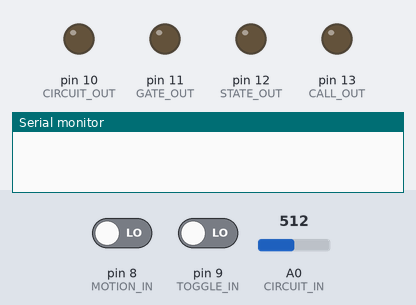
This sketch was run on a simulated Arduino Uno, built with avr-gcc and run on an emulated ATmega328P. Parts: output pins drawn as LEDs (lit = HIGH), the last lines printed to the serial monitor. Dashed ring = blinking. The inputs (shaded band) are chosen by the test bench; at power-on: pin 9 (TOGGLE_IN) LOW, A0 (CIRCUIT_IN) = 512, pin 8 (MOTION_IN) LOW.

Above: at 1.7 s.
1.8 s: pin 9 (TOGGLE_IN) driven HIGH
At 2.17 s:
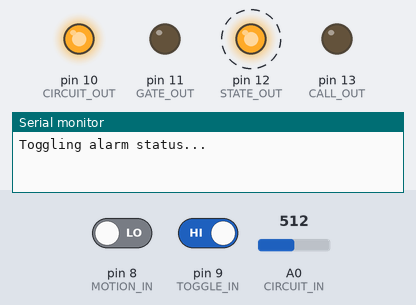
4.8 s: A0 (CIRCUIT_IN) set to 483
At 5.19 s:
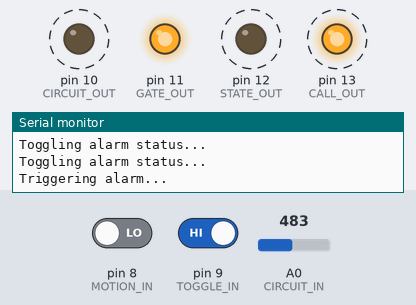
7.8 s: pin 9 (TOGGLE_IN) driven LOW
At 8.9 s:
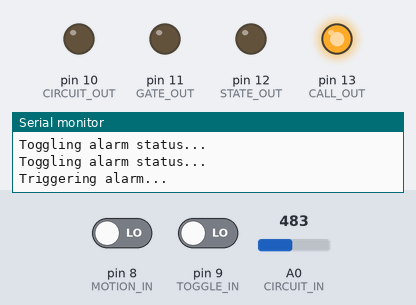
Timing chart, 0 to 16.8 s (numbered marks = the images above; inputs shaded):
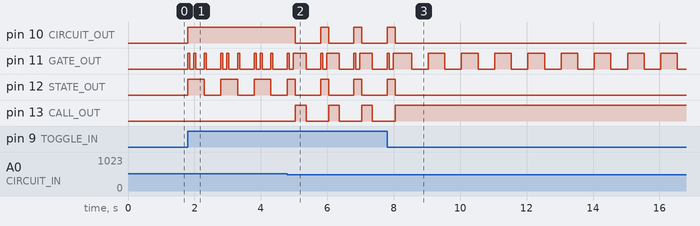

The sketch:

apollo-TA-1.ino
```cpp
/*
 * apollo-TA-1.ino
 *
 * Author:  Darryn Papthanasiou
 * Date:    17-05-2015
 * Car alarm system which couples with the Apollo Tracker and GSM system.
 */
#define __DEBUG__

#include <SoftwareSerial.h>
#include "alarm.h"


void setup() {
  /* Init sequence */
#ifdef __DEBUG__
    Serial.begin(9600);
    delay(500);
#endif

  /* Define PIN modes */
  pinMode(MOTION_IN, INPUT);
  pinMode(TOGGLE_IN, INPUT);

  pinMode(CIRCUIT_OUT, OUTPUT);
  pinMode(GATE_OUT, OUTPUT);
  pinMode(STATE_OUT, OUTPUT);
  pinMode(CALL_OUT, OUTPUT);
} // END SETUP

void loop() {
  unsigned long now = millis();

  /* Toggle alarm status from receiver input */
  if (digitalRead(TOGGLE_IN) &&
      now - lastToggle >= toggleTimeout) {
    if (toggle_alarm())
      lastToggle = now;
  }

  /* Check alarm sensors input's to ensure that the alarm hasn't been triggered */
  if (alarmState == AS_ACTIVATED) {
    /* - Check doors, bonnet and back hatch loop
     * (will read LOW if grounded)
     * - Check for motion within the car
     * (Will read HIGH if motion is detected)
     */
    if (analogRead(CIRCUIT_IN) <= 500 || (digitalRead(MOTION_IN) && now - lastToggle >= motionTimeout)) {
      trigger_alarm();
      lastTriggered = now; // reset timer
    }
  } else if (alarmState == AS_TRIGGERED || alarmState == AS_SILENCED) {
    /* Check for alarm timeout period */
    if (now - lastTriggered >= alarmTimeout) {
      toggle_alarm_timeout(); // set the alarm to activated again
      lastTriggered = now;
    }
    /* Trigger sirens and alarm */
    if (now - lastTriggerIndication >= indicationTimeout) {
      lastTriggerIndication = now;
      // Ensure that the alarm is silenced by not switching state of the gate
      if (alarmState == AS_TRIGGERED) {
        digitalWrite(GATE_OUT, !digitalRead(GATE_OUT));
      }
    }
  }

} // END LOOP
```

alarm.h
```cpp
/*
 * ALARM.h
 *
 * Author:  Darryn Papthanasiou
 * Date:    17-05-2015
 * Car alarm system which couples with the Apollo Tracker and GSM system.
 *
 */

enum _alarmState {
  AS_ACTIVATED,
  AS_TRIGGERED,
  AS_SILENCED,
  AS_DEACTIVATED
};

const uint8_t MOTION_IN   = 8,  // Motion sensor input IN
              TOGGLE_IN   = 9,  // Alarm toggle input IN
              CIRCUIT_OUT = 10, // Circuit out
              GATE_OUT    = 11, // Gate out
              STATE_OUT   = 12, // Alarm state out
              CALL_OUT    = 13, // Alarm call notify out
              CIRCUIT_IN  = A0; // Circuit in

byte alarmState                     = AS_DEACTIVATED; // Default alarm state
unsigned long lastToggle            = 0,
              lastTriggered         = 0,
              lastTriggerIndication = 0,
              motionTimeout         = 4000,
              alarmTimeout          = 20000,
              indicationTimeout     = 500,
              toggleTimeout         = 500;

/* Used to turn the alarm ON and OFF */
boolean toggle_alarm() {
#ifdef __DEBUG__
  Serial.println("Toggling alarm status...");
#endif
  if (alarmState == AS_ACTIVATED ||
      alarmState == AS_TRIGGERED ||
      alarmState == AS_SILENCED) {
      alarmState = AS_DEACTIVATED;  // Deactivate alarm
      digitalWrite(STATE_OUT, LOW); // Toggle armed display LED
      // Show change in state
      digitalWrite(GATE_OUT, HIGH);
      delay(60);
      digitalWrite(GATE_OUT, LOW);
      digitalWrite(CALL_OUT, LOW); // Stop call notification
  } else if (alarmState == AS_DEACTIVATED) {
      alarmState = AS_ACTIVATED;
      // Toggle armed display LED
      digitalWrite(STATE_OUT, HIGH);
      // Set circuit to LIVE
      digitalWrite(CIRCUIT_OUT, HIGH);
      // Show change in state
      digitalWrite(GATE_OUT, HIGH);
      delay(60);
      digitalWrite(GATE_OUT, LOW);
      delay(120);
      digitalWrite(GATE_OUT, HIGH);
      delay(60);
      digitalWrite(GATE_OUT, LOW);
  }
  // Ensuring alarm is OFF/LOW when toggling alarm
  digitalWrite(GATE_OUT, LOW);
  return true;
} // END TOGGLE ALARM

/* Used to set the alarm status to triggered */
boolean trigger_alarm() {
#ifdef __DEBUG__
  Serial.println("Triggering alarm...");
#endif
  alarmState = AS_TRIGGERED;
  digitalWrite(CIRCUIT_OUT, LOW); // Deactivate circuit
  digitalWrite(STATE_OUT, LOW);   // Turn the alarm display and state to off
  digitalWrite(CALL_OUT, HIGH);   // Signal the alarm is required to call owner's cell phone
  return true;
} // END TRIGGER ALARM

/* Used to silence alarm after time out period */
void toggle_alarm_timeout() {
  switch(alarmState) {
    case(AS_SILENCED):
      alarmState = AS_TRIGGERED;
      break;
    case(AS_TRIGGERED):
      {
        alarmState = AS_SILENCED;
        digitalWrite(GATE_OUT, LOW); // Ensure alarm is turned off
      }
    break;
  }
} // END TOGGLE ALARM TIMEOUT
```

Measured:
- the behaviour switches between 501 and 500 on A0 (CIRCUIT_IN) (found by bisection; images 1 and 2)
- after the input at 1.8 s, pin 10 (CIRCUIT_OUT): LOW → HIGH at once; pin 11 (GATE_OUT): LOW → HIGH at once, then repeats every 1.0 s: LOW 0.12 s, HIGH 0.06 s, LOW 0.26 s, HIGH 0.06 s, LOW 0.44 s, HIGH 0.06 s; pin 12 (STATE_OUT): alternates HIGH for 0.50 s and LOW for 0.50 s, starting at once
- after the input at 4.8 s, pin 10 (CIRCUIT_OUT): alternates HIGH for 0.24 s and LOW for 0.76 s, starting after 0.24 s; pin 13 (CALL_OUT): alternates HIGH for 0.32 s and LOW for 0.68 s, starting after 0.24 s
- after the input at 7.8 s, pin 10 (CIRCUIT_OUT), pin 12 (STATE_OUT): goes on until 8.0 s, then stays LOW; pin 13 (CALL_OUT): goes on until 8.0 s, then stays HIGH
